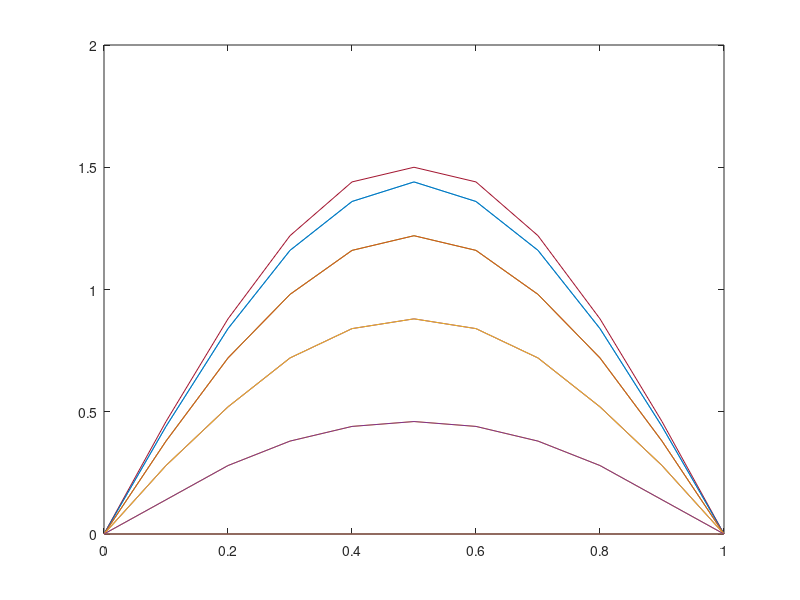

This chart was generated by the following MATLAB code:
l = 1;
t = 1;
c = 1;
dx = 0.1;
dt = 0.1;
t= 0:dt:1;
k = (c * dt/dx)^2;

for i=1:11
    x(i) = (i-1)*dx;
end

for i=1:11
    u(i,1) =2* x(i)*(1-x(i));
end
u(:,2) = u(:,1);

for j=2:10
    for i=2:10
        u1(i,j+1) = k * (u(i+1,j)-2*u(i,j)+u(i-1,j))+ 2*u(i,j) - u(i,j-1);
    end
    u1(1,:) = 0;
    u1(11,:) = 0;
    u= u1;
end

plot(t, u1)


 
